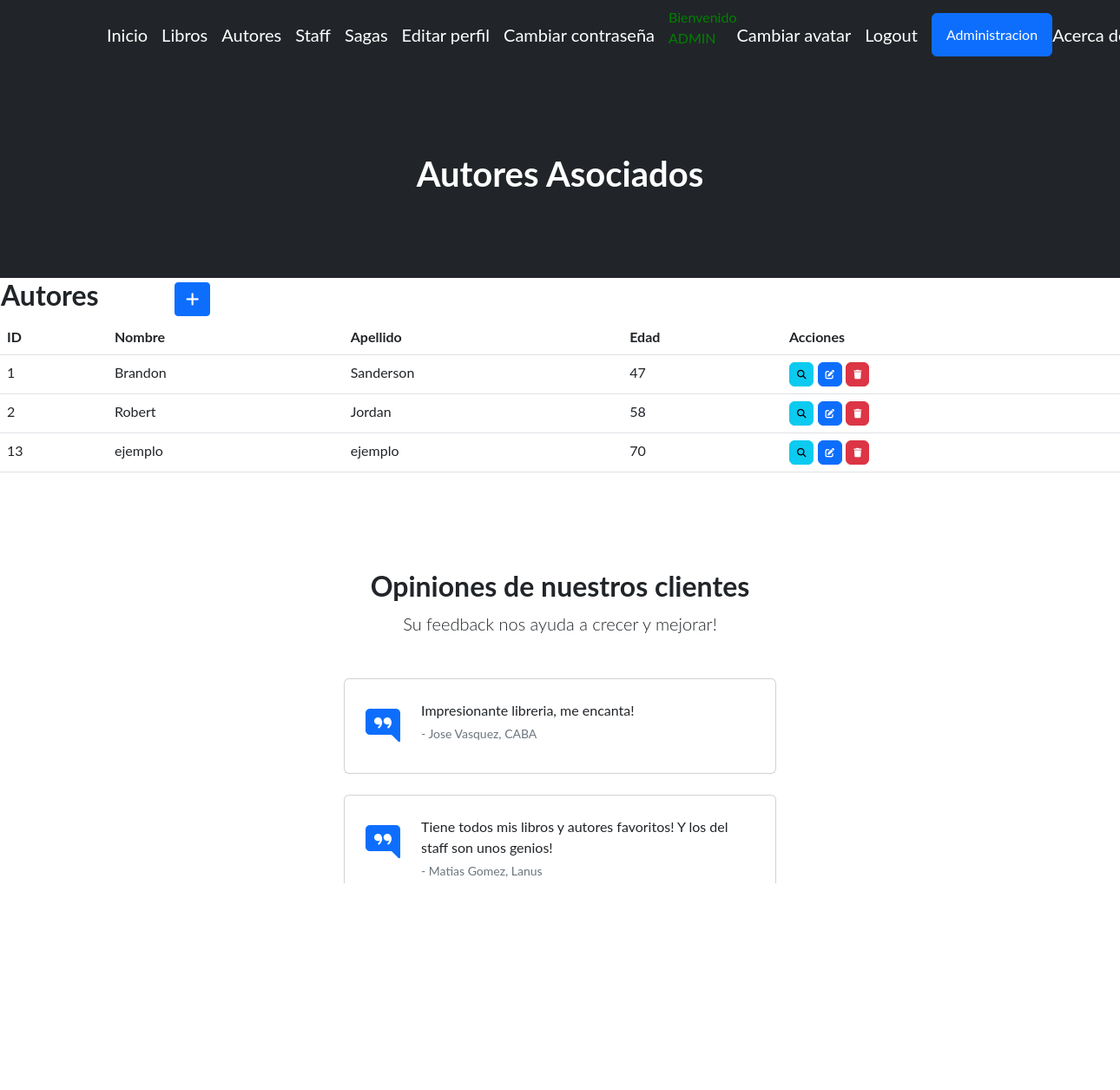
The page /miaplicacion/autores/ (signed in) on the database its author committed.
### miaplicacion/models.py (models this page shows, shortened)
class Autor(models.Model):
    nombre = models.CharField(max_length=50)
    apellido = models.CharField(max_length=50)
    edad = models.IntegerField()

### miaplicacion/views.py (the view)
# urls.py: path('autores/', autorList.as_view(), name="Autores"),
class autorList(LoginRequiredMixin, ListView):
    model = Autor

### miaplicacion/templates/miaplicacion/autor_list.html (shortened to what this page needs)
{% extends 'miaplicacion/base.html' %}
{% load static %}
{% block cabecera %}Autores Asociados{% endblock cabecera %}
{% block contenido %}
<table>
    <tr>
        <td width="200"><h2>Autores</h2></td>
        <td>
            <a
            href="{% url 'create_autor' %}"
            class="btn btn-primary btn-sm"
            >
            </a>
        </td>
    </tr>
</table>
<table class="table">
  <thead>
    <tr>
      <th>ID</th>
      <th>Nombre</th>
      <th>Apellido</th>
      <th>Edad</th>
      <th>Acciones</th>
    </tr>
  </thead>
  <tbody>
    {% for p in autor_list %}
    <tr>
      <td>{{ p.id }}</td>
      <td>{{ p.nombre }}</td>
      <td>{{ p.apellido }}</td>
      <td>{{ p.edad }}</td>
      <td>
        <a
        href="{% url 'detail_autor' p.id %}"
        class="btn btn-info"
        style="--bs-btn-padding-y: .25rem; --bs-btn-padding-x: .5rem; --bs-btn-font-size: .75rem;"
        >
        </a>
        <a
          href="{% url 'update_autor' p.id %}"
          class="btn btn-primary"
          style="--bs-btn-padding-y: .25rem; --bs-btn-padding-x: .5rem; --bs-btn-font-size: .75rem;"
          >
        </a>
        <a
          href="{% url 'delete_autor' p.id %}"
          class="btn btn-danger"
          style="--bs-btn-padding-y: .25rem; --bs-btn-padding-x: .5rem; --bs-btn-font-size: .75rem;"
          >
        </a>
      </td>
    </tr>
    {% endfor %}
  </tbody>
</table>
{% endblock contenido %}

### miaplicacion/templates/miaplicacion/base.html (shortened to what this page needs)
<!DOCTYPE html>
<html lang="en">
    <head>
        {% load static %}
        <link href="https://cdn.jsdelivr.net/npm/bootstrap-icons@1.4.1/font/bootstrap-icons.css" rel="stylesheet" />
        <link rel="stylesheet" href="https://cdnjs.cloudflare.com/ajax/libs/font-awesome/6.4.0/css/all.min.css">
        <link href="{% static 'miaplicacion/css/styles.css' %}" rel="stylesheet" />
    </head>
    <body>
        <nav class="navbar navbar-expand-lg navbar-dark bg-dark">
            <div class="container px-5">
                <a class="navbar-brand" href="{% url 'Inicio' %}">Inicio</a>
                {% if user.is_authenticated %}
                    <a class="navbar-brand" href="{% url 'Libros' %}">Libros</a>
                    <a class="navbar-brand" href="{% url 'Autores' %}">Autores</a>
                    <a class="navbar-brand" href="{% url 'Staff' %}">Staff</a>
                    <a class="navbar-brand" href="{% url 'Sagas' %}">Sagas</a>
                    <a class="navbar-brand" href="{% url 'editar_perfil' %}">Editar perfil</a>
                    <a class="navbar-brand" href="{% url 'editar_password' %}">Cambiar contraseña</a>
                    <p style="color:green">Bienvenido {{user.username|upper}}
                    <a class="navbar-brand" href="{% url 'agregar_avatar' %}">Cambiar avatar</a>
                    <a class="navbar-brand" href="{% url 'logout' %}">Logout</a>
                    <a class="btn btn-primary" href="{% url 'admin:index' %}">Administracion</a>
                {% else %}
                    <a class="btn btn-info" href="{% url 'login' %}">Login</a>
                    <a class="btn btn-info" href="{% url 'register' %}">Registrarse</a>
                {% endif %}
                <a class="navbar-brand" href="{% url 'acerca_de_mi' %}">Acerca de mi</a>
            </div>
        </nav>
        <header class="bg-dark py-5">
            <div class="container px-5">
                <div class="row gx-5 justify-content-center">
                    <div class="col-lg-6">
                        <div class="text-center my-5">
                            <h1 class="mb-5" style="color:white">
                                {% block cabecera %}{% endblock cabecera %}
                            </h1>
                        </div>
                    </div>
                </div>
            </div>
        </header>
        {% block contenido %}
        {% endblock contenido %}
        <section class="py-5 border-bottom">
            <div class="container px-5 my-5 px-5">
                <div class="text-center mb-5">
                    <h2 class="fw-bolder">Opiniones de nuestros clientes</h2>
                    <p class="lead mb-0">Su feedback nos ayuda a crecer y mejorar!</p>
                </div>
                <div class="row gx-5 justify-content-center">
                    <div class="col-lg-6">
                        <div class="card mb-4">
                            <div class="card-body p-4">
                                <div class="d-flex">
                                    <div class="flex-shrink-0"><i class="bi bi-chat-right-quote-fill text-primary fs-1"></i></div>
                                    <div class="ms-4">
                                        <p class="mb-1">Impresionante libreria, me encanta!</p>
                                        <div class="small text-muted">- Jose Vasquez, CABA</div>
                                    </div>
                                </div>
                            </div>
                        </div>
                        <div class="card">
                            <div class="card-body p-4">
                                <div class="d-flex">
                                    <div class="flex-shrink-0"><i class="bi bi-chat-right-quote-fill text-primary fs-1"></i></div>
                                    <div class="ms-4">
                                        <p class="mb-1">Tiene todos mis libros y autores favoritos! Y los del staff son unos genios!</p>
                                        <div class="small text-muted">- Matias Gomez, Lanus</div>
                                    </div>
                                </div>
                            </div>
                        </div>
                    </div>
                </div>
            </div>
        </section>
        <footer class="py-5 bg-dark">
            <div class="container px-5"><p class="m-0 text-center text-white">Copyright &copy; Your Website 2023</p></div>
        </footer>
    </body>
</html>

### rows shown on the page
Autor: id "1", nombre "Brandon", apellido "Sanderson", edad "47"
Autor: id "2", nombre "Robert", apellido "Jordan", edad "58"
Autor: id "13", nombre "ejemplo", apellido "ejemplo", edad "70"

### other values the page prints
{{ user.username|upper }} "ADMIN"
